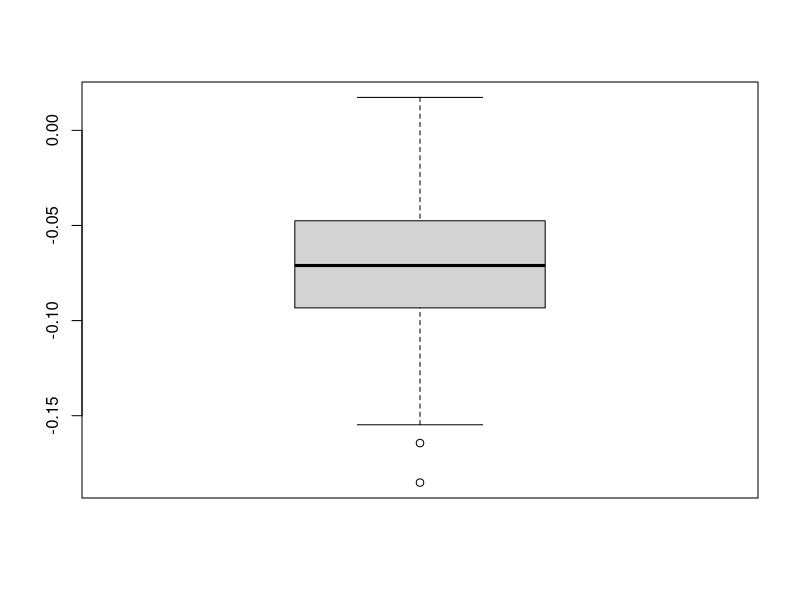
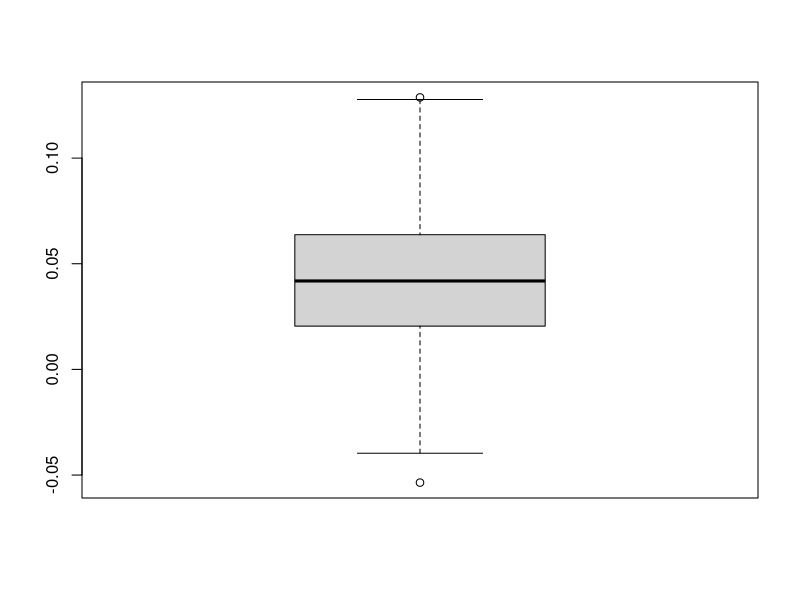
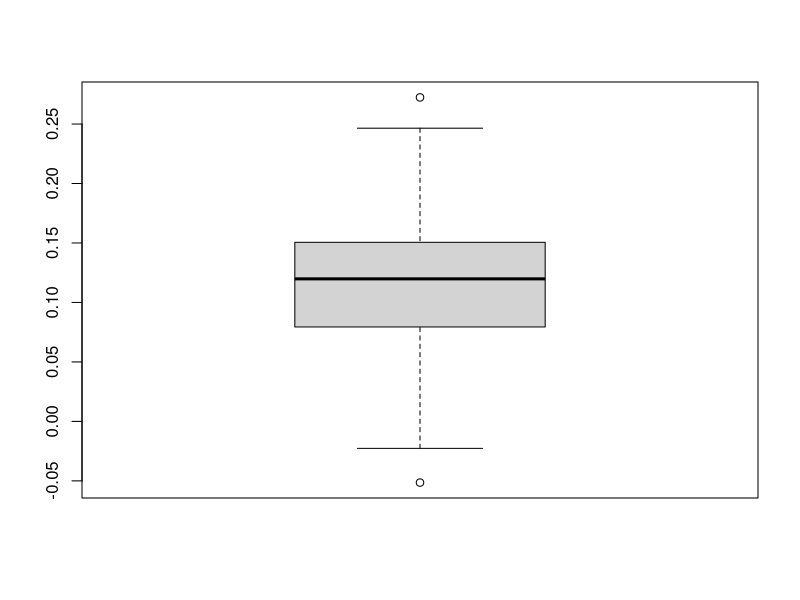
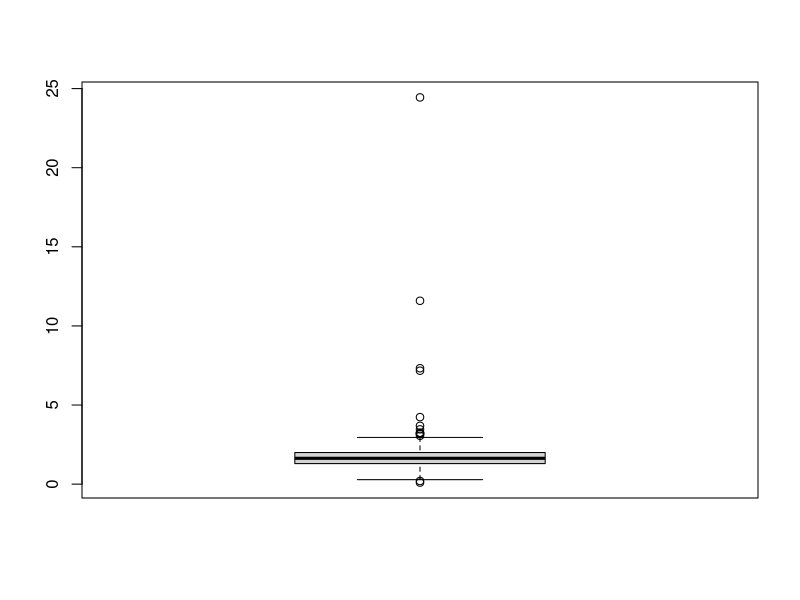
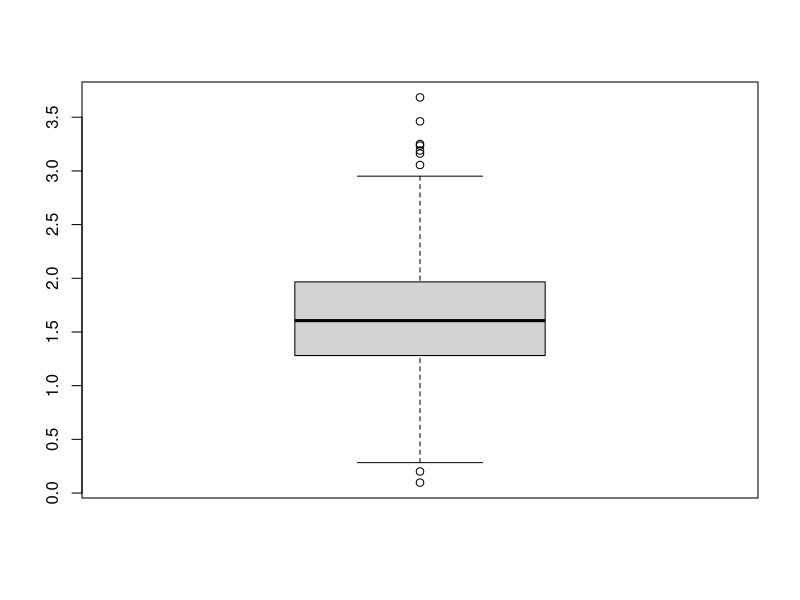
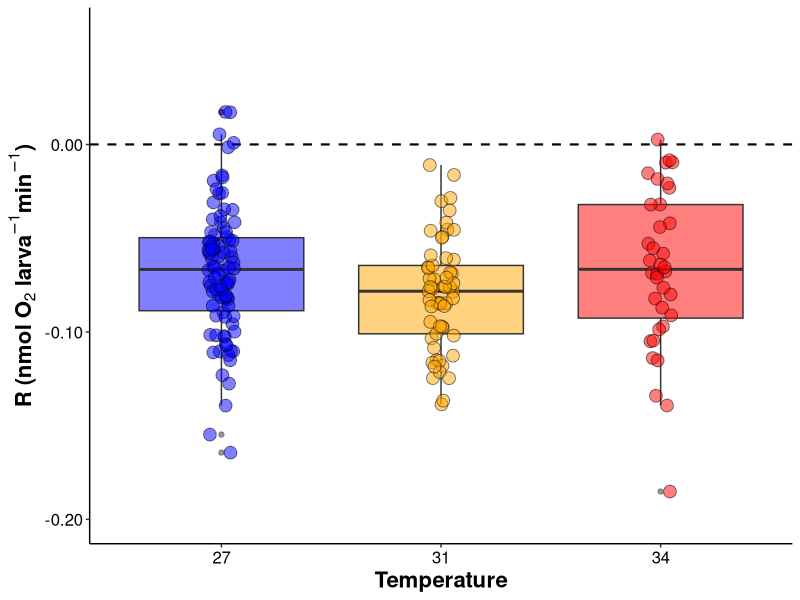
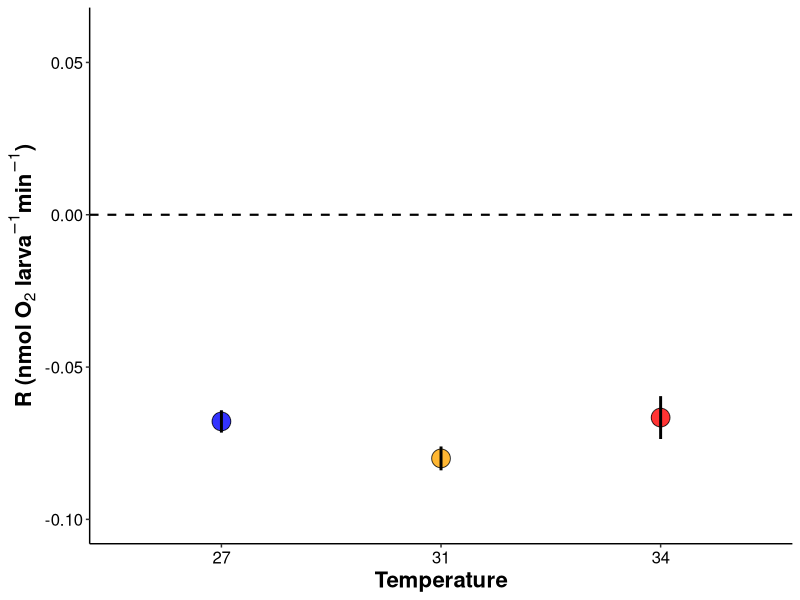
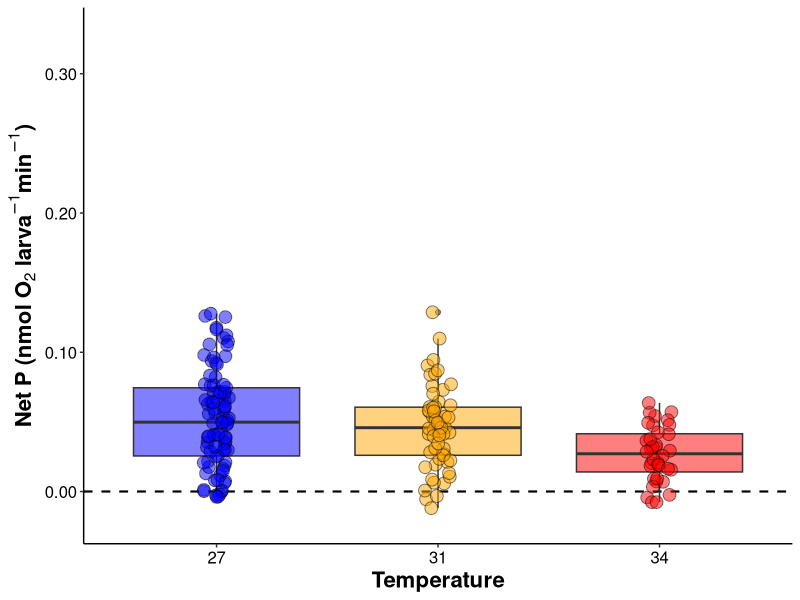

Write the R code that produced these figures, in order.
## ---- chunk 1
knitr::opts_chunk$set(echo = TRUE, warning = FALSE, message = FALSE)
## ---- chunk 2
## install packages if you dont already have them in your library
if ("tidyverse" %in% rownames(installed.packages()) == 'FALSE') install.packages('tidyverse') 
if ("car" %in% rownames(installed.packages()) == 'FALSE') install.packages('car') 
if ("lme4" %in% rownames(installed.packages()) == 'FALSE') install.packages('lme4') 
if ("lmerTest" %in% rownames(installed.packages()) == 'FALSE') install.packages('lmerTest') 
if ("scales" %in% rownames(installed.packages()) == 'FALSE') install.packages('scales') 
if ("cowplot" %in% rownames(installed.packages()) == 'FALSE') install.packages('cowplot') 
if ("ggplot2" %in% rownames(installed.packages()) == 'FALSE') install.packages('ggplot2') 
if ("effects" %in% rownames(installed.packages()) == 'FALSE') install.packages('effects') 
if ("emmeans" %in% rownames(installed.packages()) == 'FALSE') install.packages('emmeans') 
if ("multcomp" %in% rownames(installed.packages()) == 'FALSE') install.packages('multcomp') 

#load packages
library("ggplot2")
library("tidyverse")
library('car')
library('lme4')
library('lmerTest')
library('scales')
library('cowplot')
library('effects')
library('emmeans')
library('multcomp')
## ---- chunk 3
PRdata<-read.csv("Pacu2021/Output/Respiration/PR/oxygen_P_R_calc.csv") #load data
## ---- chunk 4
#remove all rows of wells that did not have samples or blanks
PRdata<-PRdata[!is.na(PRdata$Type),]

#format columns
PRdata$Temperature<-as.factor(PRdata$Temperature)
PRdata$Plate<-as.factor(PRdata$Plate)
PRdata$Run<-as.factor(PRdata$Run)
## ---- chunk 5
PRdata$ratio<-abs(PRdata$GP.nmol.org.min)/abs(PRdata$R.nmol.org.min) #calculate ratio with absolute values
## ---- chunk 6
boxplot(PRdata$R.nmol.org.min)
boxplot(PRdata$P.nmol.org.min)
boxplot(PRdata$GP.nmol.org.min)
boxplot(PRdata$ratio)
PRdata<-PRdata%>%filter(ratio < 4) #filter out outlier for PR ratio
boxplot(PRdata$ratio)
## ---- chunk 7
r_plot<-PRdata %>%
    group_by(Temperature)%>%
    ggplot(., aes(x = as.factor(Temperature), y = R.nmol.org.min, group=Temperature)) +
    geom_hline(yintercept=0, linetype="dashed", color="black", size=0.75)+
    geom_boxplot(aes(fill=Temperature, group=Temperature), alpha=0.5)+
    geom_point(aes(fill=Temperature, group=Temperature), pch = 21, size=4, alpha=0.5, position = position_jitterdodge(0.3)) + 
    xlab("Temperature") + 
    scale_fill_manual(name="Temperature", values=c("blue","orange", "red"))+
    scale_color_manual(name="Temperature", values=c("blue","orange", "red"))+
    ylab(expression(bold(paste("R (nmol ", O[2], " larva"^-1, "min"^-1, ")")))) +
    scale_y_continuous(limits=c(-0.2, 0.06), labels = scales::number_format(accuracy = 0.01, decimal.mark = '.'))+
    theme_classic() + 
    theme(
      legend.position="none",
      axis.title=element_text(face="bold", size=16),
      axis.text=element_text(size=12, color="black"), 
      legend.title=element_text(face="bold", size=14), 
      legend.text=element_text(size=12)
      ); r_plot
## ---- chunk 8
r_plot_b<-PRdata %>%
    group_by(Temperature)%>%
    summarise(mean=mean(R.nmol.org.min), sd=sd(R.nmol.org.min), N=length(R.nmol.org.min), se=sd/sqrt(N))%>%
    ggplot(., aes(x = as.factor(Temperature), y = mean, group=Temperature)) +
    geom_hline(yintercept=0, linetype="dashed", color="black", size=0.75)+
    geom_point(aes(fill=Temperature, group=Temperature), pch = 21, size=6, alpha=0.8, position = position_dodge(0.3)) + 
    geom_errorbar(aes(ymin=mean-se, ymax=mean+se, group=Temperature), width=0, linetype="solid", position=position_dodge(0.3), size=1, color="black")+
    xlab("Temperature") + 
    scale_fill_manual(name="Temperature", values=c("blue","orange", "red"))+
    scale_color_manual(name="Temperature", values=c("blue","orange", "red"))+
    ylab(expression(bold(paste("R (nmol ", O[2], " larva"^-1, "min"^-1, ")")))) +
    scale_y_continuous(limits=c(-0.1, 0.06), labels = scales::number_format(accuracy = 0.01, decimal.mark = '.'))+
    theme_classic() + 
    theme(
      legend.position="none",
      axis.title=element_text(face="bold", size=16),
      axis.text=element_text(size=12, color="black"), 
      legend.title=element_text(face="bold", size=14), 
      legend.text=element_text(size=12)
      ); r_plot_b
## ---- chunk 9
p_plot<-PRdata %>%
    group_by(Temperature)%>%
    ggplot(., aes(x = as.factor(Temperature), y = P.nmol.org.min, group=Temperature)) +
    geom_hline(yintercept=0, linetype="dashed", color="black", size=0.75)+
    geom_boxplot(aes(fill=Temperature, group=Temperature), alpha=0.5)+
    geom_point(aes(fill=Temperature, group=Temperature), pch = 21, size=4, alpha=0.5, position = position_jitterdodge(0.3)) + 
    xlab("Temperature") + 
    scale_fill_manual(name="Temperature", values=c("blue","orange", "red"))+
    scale_color_manual(name="Temperature", values=c("blue","orange", "red"))+
    ylab(expression(bold(paste("Net P (nmol ", O[2], " larva"^-1, "min"^-1, ")")))) +
    scale_y_continuous(limits=c(-0.02, 0.33), labels = scales::number_format(accuracy = 0.01, decimal.mark = '.'))+
    theme_classic() + 
    theme(
      legend.position="none",
      axis.title=element_text(face="bold", size=16),
      axis.text=element_text(size=12, color="black"), 
      legend.title=element_text(face="bold", size=14), 
      legend.text=element_text(size=12)
      ); p_plot
## ---- chunk 10
p_plot_b<-PRdata %>%
    group_by(Temperature)%>%
    summarise(mean=mean(P.nmol.org.min), sd=sd(P.nmol.org.min), N=length(P.nmol.org.min), se=sd/sqrt(N))%>%
    ggplot(., aes(x = as.factor(Temperature), y = mean, group=Temperature)) +
    geom_hline(yintercept=0, linetype="dashed", color="black", size=0.75)+
    geom_point(aes(fill=Temperature, group=Temperature), pch = 21, size=6, alpha=0.8, position = position_dodge(0.3)) + 
    geom_errorbar(aes(ymin=mean-se, ymax=mean+se, group=Temperature), width=0, linetype="solid", position=position_dodge(0.3), size=1, color="black")+
    xlab("Temperature") + 
    scale_fill_manual(name="Temperature", values=c("blue","orange", "red"))+
    scale_color_manual(name="Temperature", values=c("blue","orange", "red"))+
    ylab(expression(bold(paste("Net P (nmol ", O[2], " larva"^-1, "min"^-1, ")")))) +
    scale_y_continuous(limits=c(-0.005, 0.15), labels = scales::number_format(accuracy = 0.01, decimal.mark = '.'))+
    theme_classic() + 
    theme(
      legend.position="none",
      axis.title=element_text(face="bold", size=16),
      axis.text=element_text(size=12, color="black"), 
      legend.title=element_text(face="bold", size=14), 
      legend.text=element_text(size=12)
      ); p_plot_b

## ---- chunk 11
gp_plot<-PRdata %>%
    group_by(Temperature)%>%
    ggplot(., aes(x = as.factor(Temperature), y = GP.nmol.org.min, group=Temperature)) +
    geom_hline(yintercept=0, linetype="dashed", color="black", size=0.75)+
    geom_boxplot(aes(fill=Temperature, group=Temperature), alpha=0.5)+
    geom_point(aes(fill=Temperature, group=Temperature), pch = 21, size=4, alpha=0.5, position = position_jitterdodge(0.3)) + 
    xlab("Temperature") + 
    scale_fill_manual(name="Temperature", values=c("blue","orange", "red"))+
    scale_color_manual(name="Temperature", values=c("blue","orange", "red"))+
    ylab(expression(bold(paste("Gross P (nmol ", O[2], " larva"^-1, "min"^-1, ")")))) +
    scale_y_continuous(limits=c(-0.02, 0.33), labels = scales::number_format(accuracy = 0.01, decimal.mark = '.'))+
    theme_classic() + 
    theme(
      legend.position="none",
      axis.title=element_text(face="bold", size=16),
      axis.text=element_text(size=12, color="black"), 
      legend.title=element_text(face="bold", size=14), 
      legend.text=element_text(size=12)
      ); gp_plot
## ---- chunk 12
gp_plot_b<-PRdata %>%
    group_by(Temperature)%>%
    summarise(mean=mean(GP.nmol.org.min), sd=sd(GP.nmol.org.min), N=length(GP.nmol.org.min), se=sd/sqrt(N))%>%
    ggplot(., aes(x = as.factor(Temperature), y = mean, group=Temperature)) +
    geom_hline(yintercept=0, linetype="dashed", color="black", size=0.75)+
    geom_point(aes(fill=Temperature, group=Temperature), pch = 21, size=6, alpha=0.8, position = position_dodge(0.3)) + 
    geom_errorbar(aes(ymin=mean-se, ymax=mean+se, group=Temperature), width=0, linetype="solid", position=position_dodge(0.3), size=1, color="black")+
    xlab("Temperature") + 
    scale_fill_manual(name="Temperature", values=c("blue","orange", "red"))+
    scale_color_manual(name="Temperature", values=c("blue","orange", "red"))+
    ylab(expression(bold(paste("Gross P (nmol ", O[2], " larva"^-1, "min"^-1, ")")))) +
    scale_y_continuous(limits=c(-0.005, 0.15), labels = scales::number_format(accuracy = 0.01, decimal.mark = '.'))+
    theme_classic() + 
    theme(
      legend.position="none",
      axis.title=element_text(face="bold", size=16),
      axis.text=element_text(size=12, color="black"), 
      legend.title=element_text(face="bold", size=14), 
      legend.text=element_text(size=12)
      ); gp_plot_b
## ---- chunk 13
pr_plot<-PRdata %>%
    group_by(Temperature)%>%
    ggplot(., aes(x = as.factor(Temperature), y = ratio, group=Temperature)) +
    geom_hline(yintercept=1, linetype="dashed", color="black", size=0.75)+
    geom_boxplot(aes(fill=Temperature, group=Temperature), alpha=0.5)+
    geom_point(aes(fill=Temperature, group=Temperature), pch = 21, size=4, alpha=0.5, position = position_jitterdodge(0.3)) + 
    xlab("Temperature") + 
    scale_fill_manual(name="Temperature", values=c("blue","orange", "red"))+
    scale_color_manual(name="Temperature", values=c("blue","orange", "red"))+
    ylab(expression(bold(paste("P:R")))) +
    scale_y_continuous(limits=c(0, 4), labels = scales::number_format(accuracy = 0.1, decimal.mark = '.'))+
    theme_classic() + 
    theme(
      legend.position="right",
      axis.title=element_text(face="bold", size=16),
      axis.text=element_text(size=12, color="black"), 
      legend.title=element_text(face="bold", size=14), 
      legend.text=element_text(size=12)
      ); pr_plot
## ---- chunk 14
pr_plot_b<-PRdata %>%
    group_by(Temperature)%>%
    summarise(mean=mean(ratio), sd=sd(ratio), N=length(ratio), se=sd/sqrt(N))%>%
    ggplot(., aes(x = as.factor(Temperature), y = mean, group=Temperature)) +
    geom_hline(yintercept=1, linetype="dashed", color="black", size=0.75)+
    geom_point(aes(fill=Temperature, group=Temperature), pch = 21, size=6, alpha=0.8, position = position_dodge(0.3)) + 
    geom_errorbar(aes(ymin=mean-se, ymax=mean+se, group=Temperature), width=0, linetype="solid", position=position_dodge(0.3), size=1, color="black")+ 
    xlab("Temperature") + 
    scale_fill_manual(name="Temperature", values=c("blue","orange", "red"))+
    scale_color_manual(name="Temperature", values=c("blue","orange", "red"))+
    ylab(expression(bold(paste("P:R")))) +
    scale_y_continuous(limits=c(0, 2), labels = scales::number_format(accuracy = 0.1, decimal.mark = '.'))+
    theme_classic() + 
    theme(
      legend.position="right",
      axis.title=element_text(face="bold", size=16),
      axis.text=element_text(size=12, color="black"), 
      legend.title=element_text(face="bold", size=14), 
      legend.text=element_text(size=12)
      ); pr_plot_b
## ---- chunk 15
full_fig<-plot_grid(r_plot, p_plot, gp_plot, pr_plot, ncol=4, nrow=1, rel_heights= c(1,1,1,1), rel_widths = c(1,1,1,1.2), label_y=1, align="h")

ggsave(filename="Pacu2021/Figures/Respiration/PR/respirometry_fig_boxplot.png", plot=full_fig, dpi=500, width=18, height=6, units="in")
## ---- chunk 16
full_fig_b<-plot_grid(r_plot_b, p_plot_b, gp_plot_b, pr_plot_b, ncol=4, nrow=1, rel_heights= c(1,1,1,1), rel_widths = c(1,1,1,1.2), label_y=1, align="h")

ggsave(filename="Pacu2021/Figures/Respiration/PR/respirometry_fig_mean.png", plot=full_fig_b, dpi=500, width=18, height=6, units="in")
## ---- chunk 17
PRdata$Temperature<-as.factor(PRdata$Temperature)
PRdata$Date<-as.factor(PRdata$Date)
PRdata$Run<-as.factor(PRdata$Run)
## ---- chunk 18
hist(PRdata$R.nmol.org.min)
## ---- chunk 19
Rmodel1<-aov(R.nmol.org.min~Temperature, data=PRdata) 
summary(Rmodel1)
## ---- chunk 20
qqPlot(residuals(Rmodel1))
leveneTest(residuals(Rmodel1)~Temperature, data=PRdata)
## ---- chunk 21
emm<-emmeans(Rmodel1, ~Temperature)
pairs(emm)
## ---- chunk 22
Pmodel1<-aov(P.nmol.org.min~Temperature, data=PRdata) 
summary(Pmodel1)
## ---- chunk 23
qqPlot(residuals(Pmodel1))
leveneTest(residuals(Pmodel1)~Temperature, data=PRdata)
## ---- chunk 24
emm<-emmeans(Pmodel1, ~Temperature)
pairs(emm)
## ---- chunk 25
GPmodel1<-aov(GP.nmol.org.min~Temperature, data=PRdata)
summary(GPmodel1)
## ---- chunk 26
qqPlot(residuals(GPmodel1))
leveneTest(residuals(GPmodel1)~Temperature, data=PRdata)
## ---- chunk 27
emm<-emmeans(GPmodel1, ~Temperature)
pairs(emm)
## ---- chunk 28
PRmodel1<-aov(ratio~Temperature, data=PRdata) 
summary(PRmodel1)
## ---- chunk 29
qqPlot(residuals(PRmodel1))
leveneTest(residuals(PRmodel1)~Temperature, data=PRdata)
## ---- chunk 30
emm<-emmeans(PRmodel1, ~Temperature)
pairs(emm)
## ---- chunk 31
summary<-PRdata%>%
  group_by(Temperature)%>%
  filter(R.nmol.org.min<0)%>%
  filter(P.nmol.org.min>0)%>%
  filter(GP.nmol.org.min>0)%>%
  summarise(N=length(R.nmol.org.min),
            Mean_R=mean(R.nmol.org.min), 
            SE_R=sd(R.nmol.org.min)/sqrt(length(R.nmol.org.min)),
            Mean_P=mean(P.nmol.org.min), 
            SE_P=sd(P.nmol.org.min)/sqrt(length(P.nmol.org.min)),
            Mean_GP=mean(GP.nmol.org.min), 
            SE_GP=sd(GP.nmol.org.min)/sqrt(length(GP.nmol.org.min)),
            Mean_PR=mean(ratio), 
            SE_PR=sd(ratio)/sqrt(length(ratio)))

summary

summary%>%
  write_csv(., "Pacu2021/Output/Respiration/PR/mean_respiration.csv")
